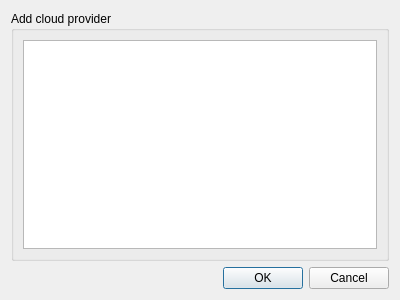
<?xml version="1.0" encoding="UTF-8"?>
<ui version="4.0">
 <class>Dialog</class>
 <widget class="QDialog" name="Dialog">
  <property name="geometry">
   <rect>
    <x>0</x>
    <y>0</y>
    <width>400</width>
    <height>300</height>
   </rect>
  </property>
  <property name="windowTitle">
   <string>Dialog</string>
  </property>
  <layout class="QVBoxLayout" name="verticalLayout">
   <item>
    <widget class="QGroupBox" name="groupBox">
     <property name="title">
      <string>Add cloud provider</string>
     </property>
     <layout class="QVBoxLayout" name="verticalLayout_2">
      <item>
       <widget class="QListView" name="providerView"/>
      </item>
     </layout>
    </widget>
   </item>
   <item>
    <widget class="QDialogButtonBox" name="buttonBox">
     <property name="orientation">
      <enum>Qt::Horizontal</enum>
     </property>
     <property name="standardButtons">
      <set>QDialogButtonBox::Cancel|QDialogButtonBox::Ok</set>
     </property>
    </widget>
   </item>
  </layout>
 </widget>
 <resources/>
 <connections>
  <connection>
   <sender>buttonBox</sender>
   <signal>accepted()</signal>
   <receiver>Dialog</receiver>
   <slot>accept()</slot>
   <hints>
    <hint type="sourcelabel">
     <x>248</x>
     <y>254</y>
    </hint>
    <hint type="destinationlabel">
     <x>157</x>
     <y>274</y>
    </hint>
   </hints>
  </connection>
  <connection>
   <sender>buttonBox</sender>
   <signal>rejected()</signal>
   <receiver>Dialog</receiver>
   <slot>reject()</slot>
   <hints>
    <hint type="sourcelabel">
     <x>316</x>
     <y>260</y>
    </hint>
    <hint type="destinationlabel">
     <x>286</x>
     <y>274</y>
    </hint>
   </hints>
  </connection>
 </connections>
</ui>
